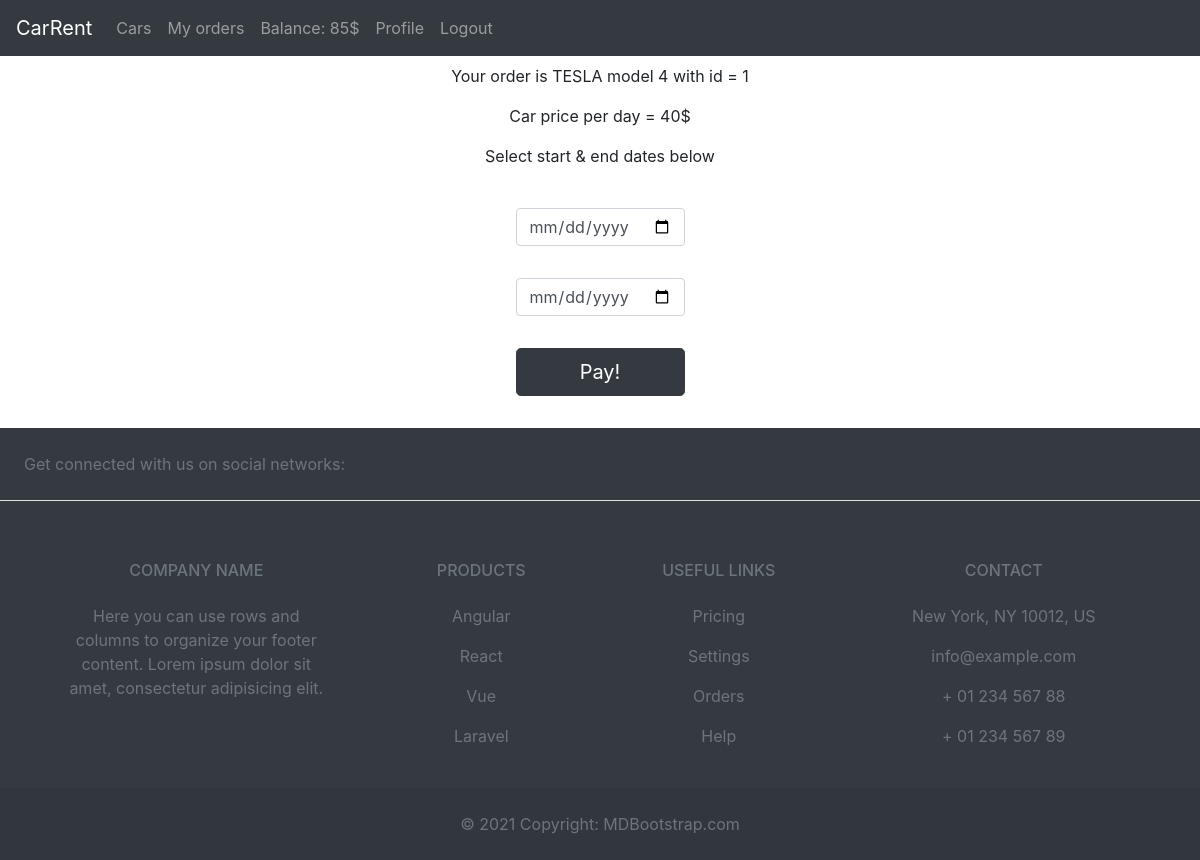
Page /order/1 (signed in) on the committed database.
### car_rental_app/models/user.py (models this page shows, shortened)
class User(UserMixin, db.Model):
    __tablename__ = "user"
    id = db.Column(db.Integer, primary_key=True, autoincrement=True)
    login = db.Column(db.String(50), unique=True)
    name = db.Column(db.String(50), nullable=False)
    surname = db.Column(db.String(50), nullable=False)
    balance = db.Column(db.Integer, default=0)
    passport_id = db.Column(db.Integer, db.ForeignKey("passport.id"))
    password = db.Column(db.String(10), nullable=False)
    user = db.relationship("Order", cascade="all,delete", backref="creator")

### car_rental_app/models/car.py (models this page shows, shortened)
class Car(db.Model):
    __tablename__ = "car"
    id = db.Column(db.Integer, primary_key=True, autoincrement=True)
    name = db.Column(db.String(50), nullable=False)
    model = db.Column(db.String(50), nullable=False)
    year = db.Column(db.Integer, nullable=False)
    price_per_day = db.Column(db.Integer, nullable=False)
    people_count = db.Column(db.Integer, nullable=False)
    car = db.relationship("Order", cascade="all,delete", backref="car")

### car_rental_app/views/order_view.py (the view, shortened to what this page needs)
@public_blueprint.route("/order/<car_id>", methods=["GET", "POST"])
@login_required
def order_page(car_id):
    car = car_service.read_car_by_id(car_id)
    form = OrderForm()
    if form.errors != {}:
        for err_msg in form.errors.values():
            flash(f"Error with creating order: {err_msg}", category="danger")
    return render_template("order.html", car=car, form=form)

### car_rental_app/form.py (shortened to what this page needs)
class OrderForm(FlaskForm):
    start_date = DateField(validators=[InputRequired()])
    end_date = DateField(validators=[InputRequired()])
    submit = SubmitField(label="Pay!")

### car_rental_app/models/user.py (called while the page is built)
@login_manager.user_loader
def load_user(user_id):
    return User.query.get(int(user_id))

### car_rental_app/service/car_service.py (called while the page is built)
def read_car_by_id(id):
    try:
        car = Car.query.get(id)
        return car
    except:
        logger.warning("Can`t get a car from db")
    return None

### car_rental_app/templates/order.html (shortened to what this page needs)
{% extends 'base.html' %}
{% block content %}
    <div>
        {% if car %}
            <p style="text-align: center">Your order is {{ car.name }} {{ car.model }} with id = {{ car.id }}</p>
            <p style="text-align: center"> Car price per day = {{ car.price_per_day }}$</p>
            <p style="text-align: center">Select start & end dates below</p>
        {% endif %}
    </div>
    <div class="d-flex justify-content-center">
        <form method="POST" class="form-register" style="color:white; justify-content: center">
            <br>
            {{ form.start_date(class="form-control", placeholder="Start date") }}
            {{ form.start_date.label() }}
            {{ form.end_date(class="form-control", placeholder="End date") }}
            {{ form.end_date.label() }}
            <br>
            <div style="margin-bottom: 4vh">
                {{ form.submit(class="btn btn-lg btn-block btn-dark") }}
            </div>
        </form>
    </div>
{% endblock %}

### car_rental_app/templates/base.html (shortened to what this page needs)
<!DOCTYPE html>
<html lang="en">
<head>
    <link rel="stylesheet" href="../static/styles.css">
    <link rel="stylesheet" href="https://stackpath.bootstrapcdn.com/bootstrap/4.4.1/css/bootstrap.min.css"
>
</head>
<body>
<nav class="navbar navbar-expand-lg navbar-dark bg-dark">
    <a class="navbar-brand" href="#">CarRent</a>
    <div class="collapse navbar-collapse" id="navbarNavAltMarkup">
        <div class="navbar-nav">
            {% if current_user.is_authenticated %}
                <a class="nav-item nav-link" href="{{ url_for('public.show_cars') }} "> Cars <span class="sr-only">(current)</span></a>
                <a class="nav-item nav-link" href="{{ url_for('public.show_user_orders') }}">My orders</a>
                <a class="nav-item nav-link" href="{{ url_for('public.edit_balance') }}" aria-disabled="true">Balance: {{ current_user.balance }}$</a>
                <a class="nav-item nav-link" href="{{ url_for('public.profile_page') }}">Profile</a>
                <a class="nav-item nav-link" href="{{ url_for('public.logout_page') }}">Logout</a>
            {% else %}
                <a class="nav-item nav-link" href="{{ url_for('public.login_page') }}">Sign in</a>
                <a class="nav-item nav-link" href="{{ url_for('public.register_page') }}">Sing up</a>
            {% endif%}
        </div>
    </div>
</nav>
<div class="container">
    <div>
        <div class="content">
            {% block content %}
            {% endblock %}
        </div>
    </div>
</div>
</body>
<footer class="text-center text-lg-start bg-dark text-muted">
    <section
            class="d-flex justify-content-center justify-content-lg-between p-4 border-bottom"
    >
        <div class="me-5 d-none d-lg-block">
            <span>Get connected with us on social networks:</span>
        </div>
    </section>
    <section class="" style="margin-top: 5%">
        <div class="container text-center text-md-start mt-5">
            <div class="row mt-3">
                <div class="col-md-3 col-lg-4 col-xl-3 mx-auto mb-4">
                    <h6 class="text-uppercase fw-bold mb-4">
                        Company name
                    </h6>
                    <p>
                        Here you can use rows and columns to organize your footer content. Lorem ipsum
                        dolor sit amet, consectetur adipisicing elit.
                    </p>
                </div>
                <div class="col-md-2 col-lg-2 col-xl-2 mx-auto mb-4">
                    <h6 class="text-uppercase fw-bold mb-4">
                        Products
                    </h6>
                    <p>
                        <a href="#!" class="text-reset">Angular</a>
                    </p>
                    <p>
                        <a href="#!" class="text-reset">React</a>
                    </p>
                    <p>
                        <a href="#!" class="text-reset">Vue</a>
                    </p>
                    <p>
                        <a href="#!" class="text-reset">Laravel</a>
                    </p>
                </div>
                <div class="col-md-3 col-lg-2 col-xl-2 mx-auto mb-4">
                    <h6 class="text-uppercase fw-bold mb-4">
                        Useful links
                    </h6>
                    <p>
                        <a href="#!" class="text-reset">Pricing</a>
                    </p>
                    <p>
                        <a href="#!" class="text-reset">Settings</a>
                    </p>
                    <p>
                        <a href="#!" class="text-reset">Orders</a>
                    </p>
                    <p>
                        <a href="#!" class="text-reset">Help</a>
                    </p>
                </div>
                <div class="col-md-4 col-lg-3 col-xl-3 mx-auto mb-md-0 mb-4">
                    <h6 class="text-uppercase fw-bold mb-4">
                        Contact
                    </h6>
                    <p> New York, NY 10012, US</p>
                    <p>
                        info@example.com
                    </p>
                    <p> + 01 234 567 88</p>
                    <p> + 01 234 567 89</p>
                </div>
            </div>
        </div>
    </section>
    <div class="text-center p-4" style="background-color: rgba(0, 0, 0, 0.05);">
        © 2021 Copyright:
        <a class="text-reset fw-bold" href="https://mdbootstrap.com/">MDBootstrap.com</a>
    </div>
</footer>
</html>

### car_rental_app/static/styles.css (style rules this page uses)
.container { max-width: 1000px; margin: 0 auto; }
@media ( max-width: 1200px ) { .container { max-width: 600px; margin: 0 auto; } }

### rows in the picture
User: balance "85"
Car: name "TESLA", model "model 4", id "1", price_per_day "40"
